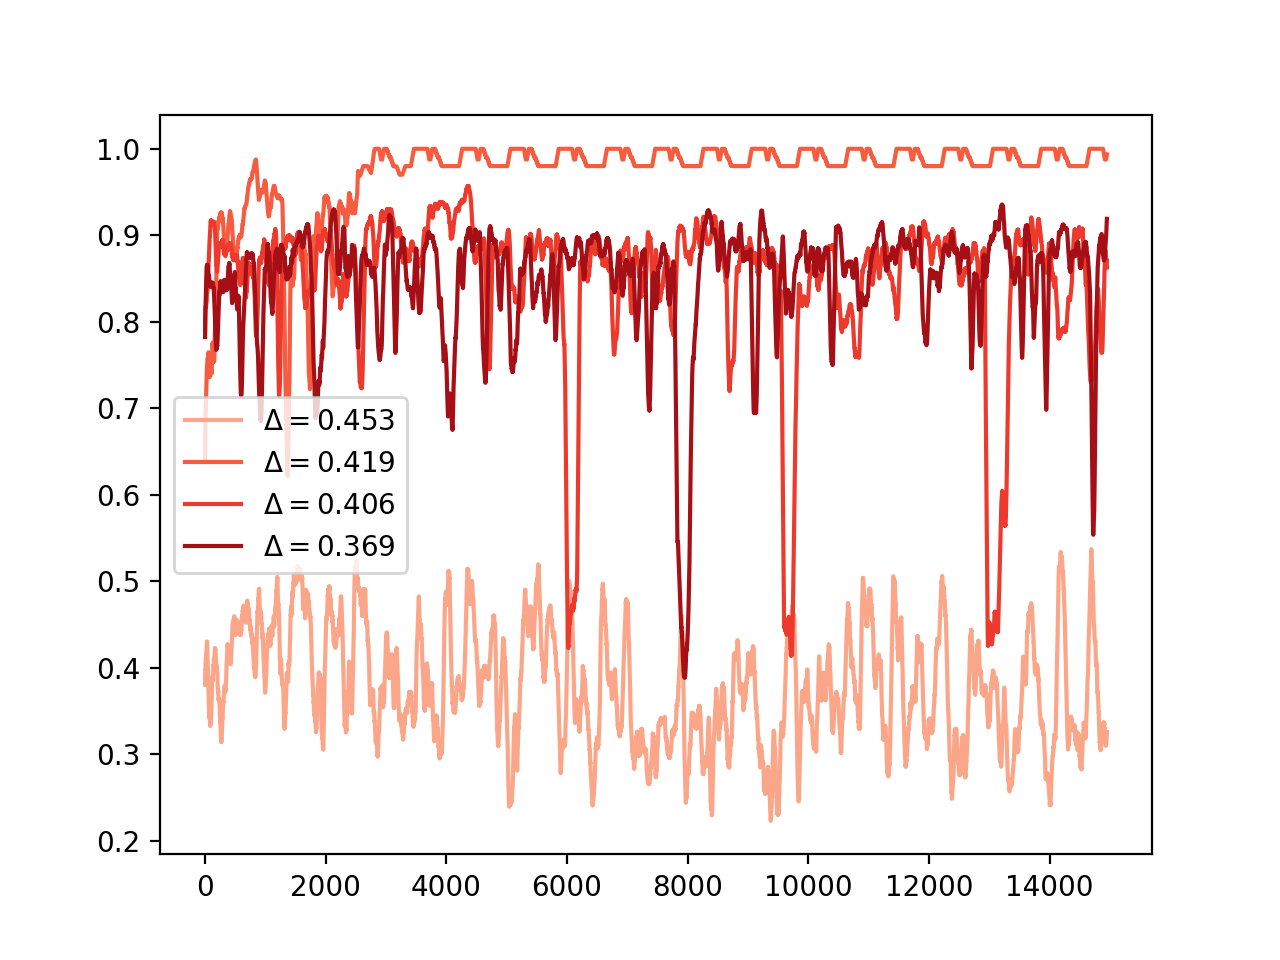

The script that drew this image:
from os import path
import sys
sys.path.append(path.join(sys.path[0], '..', '..'))

import plot as p
from matplotlib import pyplot as plt
import numpy as np
import json

cmap = plt.get_cmap('Reds')

def plot(fpath):
    data_dir, fname = path.split(fpath)
    trained_rt = '-'.join(fname.split('-')[:2])
    with open(path.join(data_dir, 'parameters.json')) as f:
        params = json.load(f)
    record_tag = params[trained_rt]['comment']
    date = record_tag.split('-')[0]
    Delta = round(np.load(path.join('..', date, f'{record_tag}-Delta.npy'))[-1],3)
    print(Delta)
    # print(cmap(Delta))
    p.plot_mag(fpath, color = cmap((0.5 - Delta)/0.15), label = f'$\Delta = {Delta}$')

if __name__ == "__main__":
    plot('../20200420/20200420-123251-v.npy')
    plot('20200421-095555-v.npy')
    plot('../20200420/20200420-134027-v.npy')
    plot('../20200420/20200420-141506-v.npy')
    plt.legend()
    plt.show()
